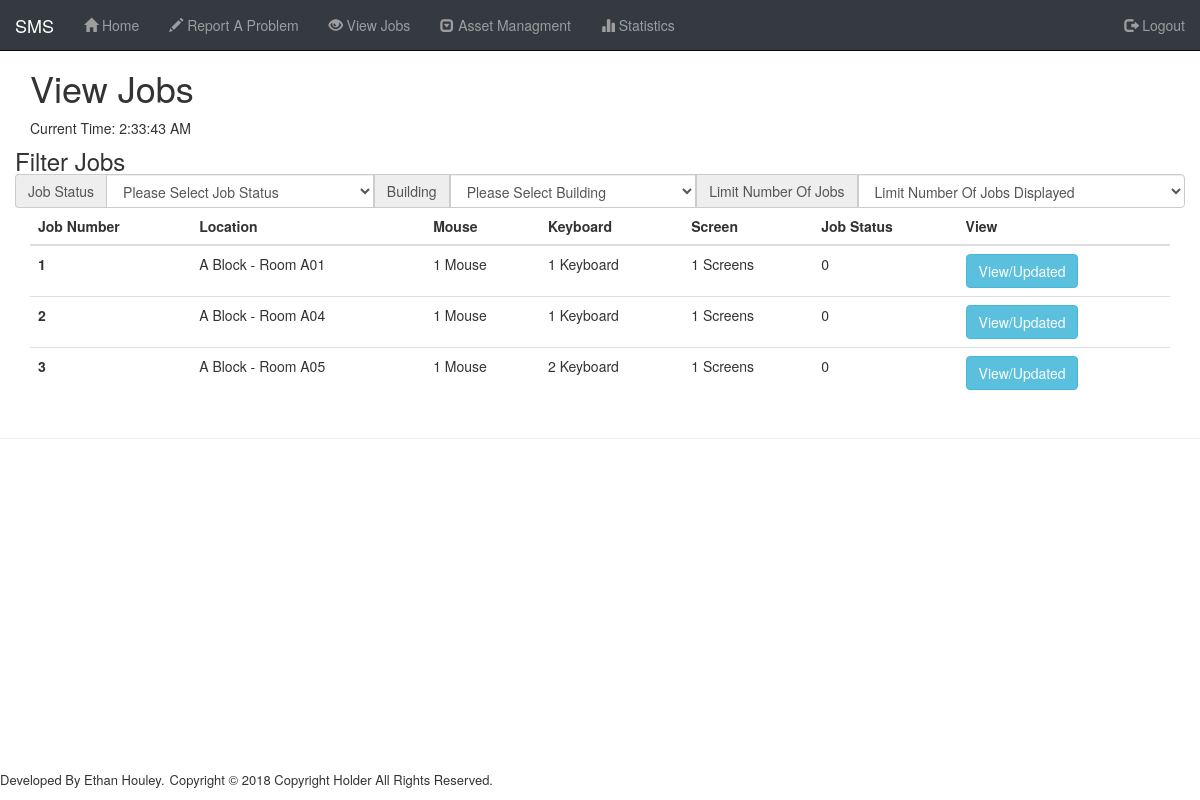
Page /PHP/view/ViewJobs.php (signed in) on the committed database.
### tables this page shows
CREATE TABLE `job` (
  `JobID` int(10) UNSIGNED NOT NULL,
  `DateLogged` timestamp NOT NULL DEFAULT CURRENT_TIMESTAMP,
  `UserID` int(10) UNSIGNED NOT NULL,
  `RoomID` int(10) UNSIGNED NOT NULL,
  `AssetID` int(10) UNSIGNED DEFAULT NULL,
  `Broken_Mouse` varchar(255) DEFAULT NULL,
  `Broken_Keyboard` varchar(255) DEFAULT NULL,
  `Broken_Screen` varchar(255) DEFAULT NULL,
  `ExtraInfo` text,
  `JobStatus` varchar(5) NOT NULL DEFAULT '0',
  `PartsUsed` varchar(255) DEFAULT NULL,
  `DateComplete` date DEFAULT NULL
);

CREATE TABLE `building` (
  `BuildingID` int(10) UNSIGNED NOT NULL,
  `BuildingName` varchar(255) NOT NULL
);

CREATE TABLE `rooms` (
  `RoomID` int(10) UNSIGNED NOT NULL,
  `RoomName` varchar(255) NOT NULL,
  `BuildingID` int(10) UNSIGNED NOT NULL
);

### PHP/View/ViewJobs.php (the view, shortened to what this page needs)
<?php
	include 'include/header.php';
	switch ($_SESSION['UserStatus']) {
  	case 2:
    	include 'include/Admin_Nav.php';
    	break;
}
?>
<div class="Work_Around_Nav">
  <div class="container">
    <h1>View Jobs</h1>
    <p>Current Time:
      <span class="clock" id="time"></span>
    </p>
  </div>
  <div class="container">
    <div class="row">
      <div class="row_heading">
        <h3>Filter Jobs</h3>
      </div>
      <div class="input-group">
        <span class="input-group-addon" id="basic-addon1">Job Status</span>
        <select class="form-control" name="JobStatus" id="JobStatus">
          <option disabled selected>Please Select Job Status</option>
        </select>
        <span class="input-group-addon" id="basic-addon1">Building</span>
        <select class="form-control" name="Building" id="Building">
          <option disabled selected>Please Select Building</option>
        </select>
          <span class="input-group-addon" id="basic-addon1">Limit Number Of Jobs</span>
          <select class="form-control" name="Displayed" id="Displayed">
            <option disabled selected>Limit Number Of Jobs Displayed </option>
          </select>
      </div>
    </div>
    <table class="table">
      <thead>
        <tr>
          <th>Job Number</th>
          <th>Location</th>
          <th>Mouse</th>
          <th>Keyboard</th>
          <th>Screen</th>
          <th>Job Status</th>
          <th>View</th>
        </tr>
      </thead>
      <tbody>
        <?php
        $JobsLogged_MySQL = "SELECT * FROM job INNER JOIN rooms ON job.RoomID = rooms.RoomID INNER JOIN building ON rooms.BuildingID = building.BuildingID";
        $conn = dbConnect();
      	$stmt = $conn->prepare($JobsLogged_MySQL);
      	$stmt->execute();
      	$result = $stmt->fetchAll();
        for ($loop = 0; $loop < count($result); $loop++) {
          echo "<tr>";
          echo '<th scope="row"> ' . $result[$loop]['JobID'] . ' </th>';
          echo '<td>'. $result[$loop]['BuildingName'] . ' - Room ' . $result[$loop]['RoomName'] . '</td>';
          echo '<td>' . $result[$loop]['Broken_Mouse'] . ' Mouse</td>';
          echo '<td>' . $result[$loop]['Broken_Keyboard'] . ' Keyboard</td>';
          echo '<td>' . $result[$loop]['Broken_Screen'] . ' Screens</td>';
          echo '<td>' . $result[$loop]['JobStatus'] . '</td>';
          echo '<td><button type="button" class="btn btn-ms btn-info" name="button" data-toggle="modal" data-target=#View">View/Updated</button></td>';
          echo "</tr>";
        }
          ?>
      </tbody>
    </table>
  </div>
  <hr>
  <?php
    include 'include/footer.php';
  ?>

### PHP/View/include/header.php (shortened to what this page needs)
<!DOCTYPE html>
<html lang="en">
<head>
	<link rel="stylesheet" href="https://maxcdn.bootstrapcdn.com/bootstrap/3.3.7/css/bootstrap.min.css">
	<link rel="stylesheet" type="text/css" media="screen" href="css/master.css" />
</head>
<body>

### PHP/View/include/Admin_Nav.php (shortened to what this page needs)
<nav class="navbar navbar-inverse remove_radius navbar-fixed-top background_black">
	<div class="container-fluid">
		<div class="navbar-header">
			<a class="navbar-brand" href="#">SMS</a>
		</div>
		<div class="collapse navbar-collapse" id="bs-example-navbar-collapse-1">
			<ul class="nav navbar-nav">
				<li><a href="index.php"><span class="glyphicon glyphicon-home"></span> Home</a></li>
				<li><a href="jobrequest.php"><span class="glyphicon glyphicon-pencil"></span> Report A Problem</a></li>
				<li><a href="ViewJobs.php"><span class="glyphicon glyphicon-eye-open"></span> View Jobs</a></li>
				<li class="dropdown">
					<a href="#" class="dropdown-toggle" data-toggle="dropdown" role="button" aria-haspopup="true" aria-expanded="false"><span class="glyphicon glyphicon-collapse-down"></span> Asset Managment</a>
				</li>
				<li><a href="#"><span class="glyphicon glyphicon-stats"></span> Statistics</a></li>
			</ul>
			<ul class="nav navbar-nav navbar-right ">
				<li><a href="../Model/logout.php" class="text_nav"><span class="glyphicon glyphicon-log-out"></span> Logout</a></li>
			</ul>
		</div>
	</div>
</nav>

### PHP/View/include/footer.php (shortened to what this page needs)
<footer>
		<p class="same_line">Developed By Ethan Houley.</p>
		<p class="same_line"> Copyright &copy; 2018 Copyright Holder All Rights Reserved.</p>
	</footer>
</div>

### PHP/View/css/master.css (style rules this page uses)
.background_black { background-color: #343a40 !important; color: #fff !important; }
.remove_radius { border-radius: 0 !important; }
.Work_Around_Nav { padding-top: 48px; }
.same_line { float: left; margin-right: 5px; font-size: 13px !important; }
h3 { margin: 0 !important; }
footer { position: fixed; right: 0; bottom: 0; left: 0; background-color: rgba(255, 255, 255, 0); }

### rows in the picture
job: JobID "1", building.BuildingName "A Block", RoomID.RoomName "A01", Broken_Mouse "1", Broken_Keyboard "1", Broken_Screen "1", JobStatus "0"
job: JobID "2", building.BuildingName "A Block", RoomID.RoomName "A04", Broken_Mouse "1", Broken_Keyboard "1", Broken_Screen "1", JobStatus "0"
job: JobID "3", building.BuildingName "A Block", RoomID.RoomName "A05", Broken_Mouse "1", Broken_Keyboard "2", Broken_Screen "1", JobStatus "0"
